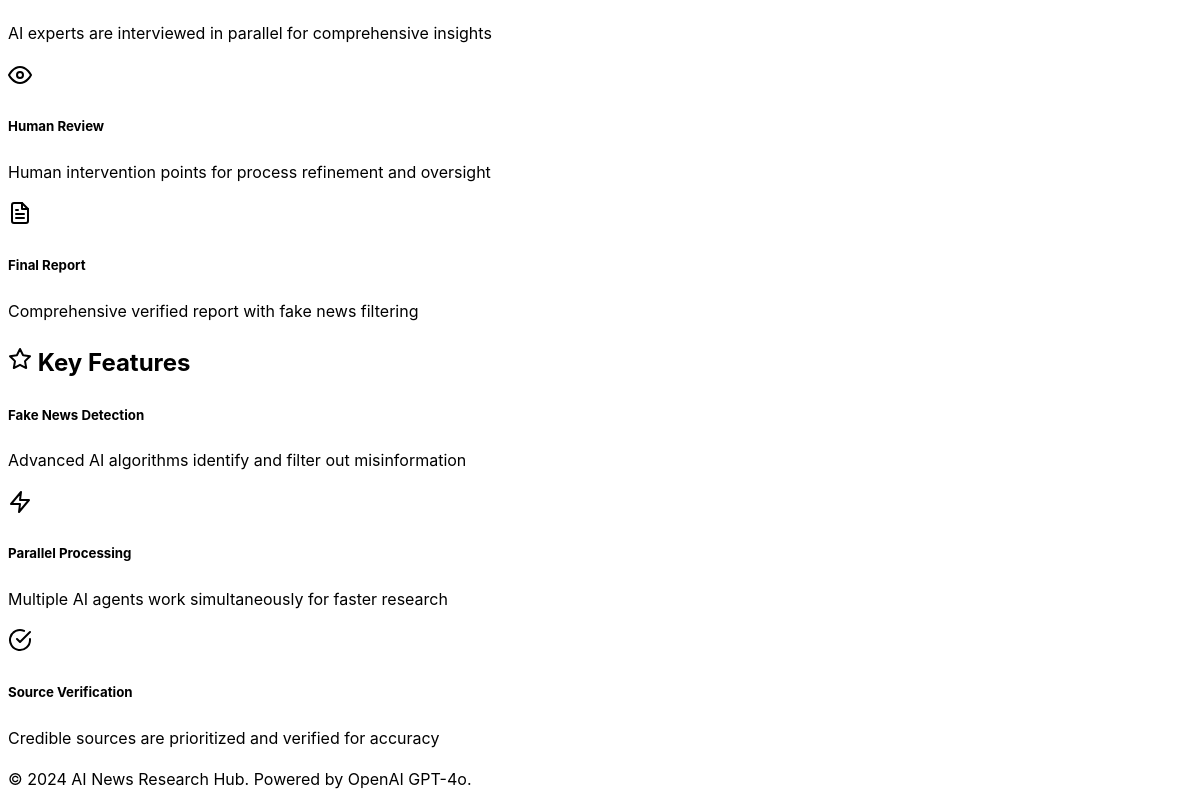
Before: / (lower part) with the older database file.
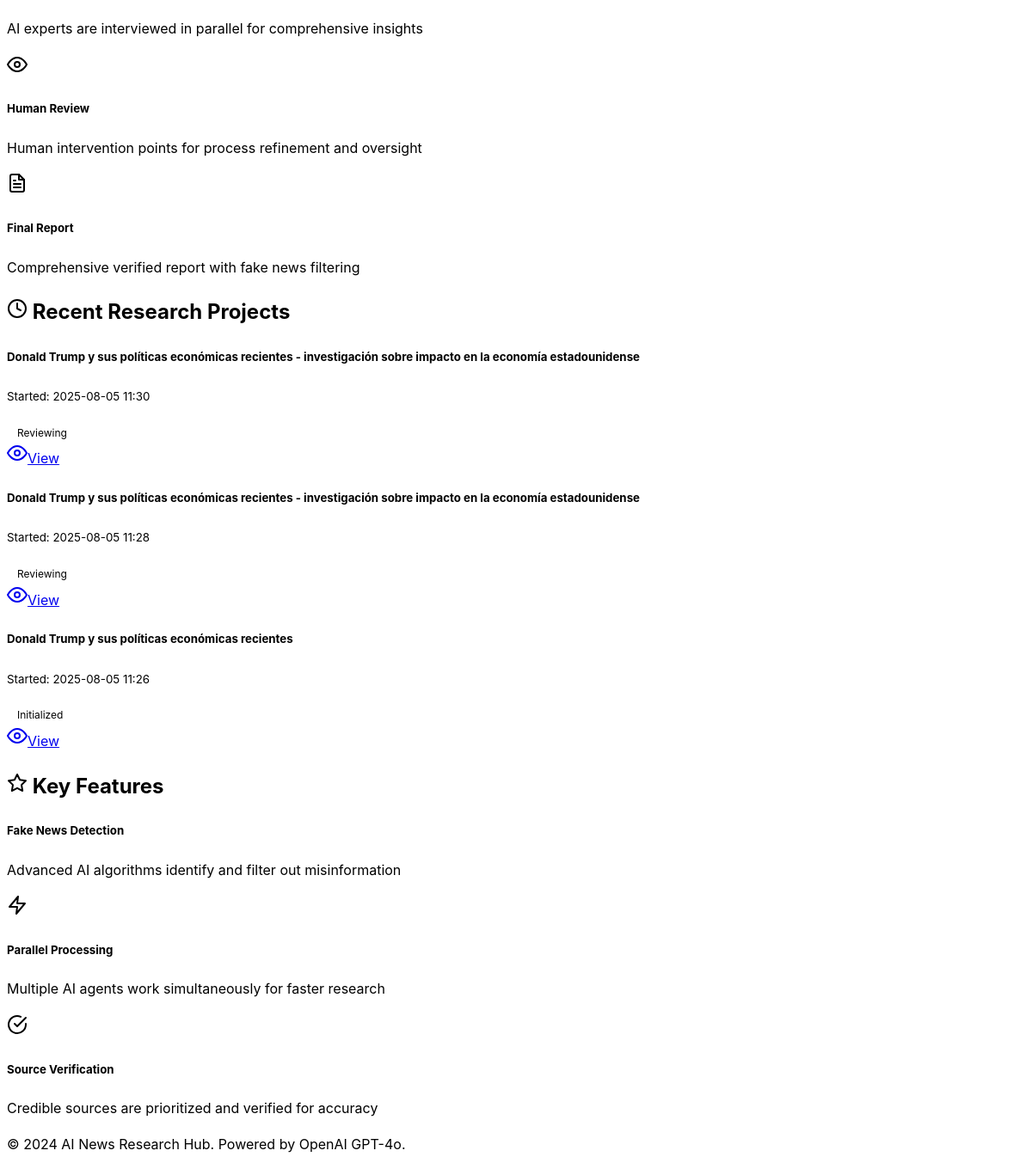
After: the same page with the newer database file.
### models.py (models this page shows)
class ResearchProject(db.Model):
    id = db.Column(db.Integer, primary_key=True)
    topic = db.Column(db.String(500), nullable=False)
    status = db.Column(db.String(50), default='initialized')  # initialized, analyzing, interviewing, reviewing, completed
    created_at = db.Column(db.DateTime, default=datetime.utcnow)
    updated_at = db.Column(db.DateTime, default=datetime.utcnow, onupdate=datetime.utcnow)
    final_report = db.Column(db.Text)
    human_notes = db.Column(db.Text)
    analysts = db.relationship('Analyst', backref='project', lazy=True, cascade='all, delete-orphan')
    interviews = db.relationship('Interview', backref='project', lazy=True, cascade='all, delete-orphan')

### routes.py (the view)
@app.route('/')
def index():
    recent_projects = ResearchProject.query.order_by(ResearchProject.created_at.desc()).limit(5).all()
    return render_template('index.html', recent_projects=recent_projects)

### templates/index.html (shortened to what this page needs)
{% extends "base.html" %}
{% block content %}
<div class="row">
    <div class="col-lg-8 mx-auto">
        <div class="row mb-5">
            <div class="col-md-3 mb-3">
                <div class="card h-100">
                    <div class="card-body text-center">
                        <p class="card-text">AI experts are interviewed in parallel for comprehensive insights</p>
                    </div>
                </div>
            </div>
            <div class="col-md-3 mb-3">
                <div class="card h-100">
                    <div class="card-body text-center">
                        <i data-feather="eye" class="display-6 text-primary mb-3"></i>
                        <h5 class="card-title">Human Review</h5>
                        <p class="card-text">Human intervention points for process refinement and oversight</p>
                    </div>
                </div>
            </div>
            <div class="col-md-3 mb-3">
                <div class="card h-100">
                    <div class="card-body text-center">
                        <i data-feather="file-text" class="display-6 text-primary mb-3"></i>
                        <h5 class="card-title">Final Report</h5>
                        <p class="card-text">Comprehensive verified report with fake news filtering</p>
                    </div>
                </div>
            </div>
        </div>
        {% if recent_projects %}
        <div class="mb-5">
            <h2 class="mb-4">
                <i data-feather="clock" class="me-2"></i>
                Recent Research Projects
            </h2>
            <div class="row">
                {% for project in recent_projects %}
                <div class="col-md-6 mb-3">
                    <div class="card">
                        <div class="card-body">
                            <h5 class="card-title">{{ project.topic }}</h5>
                            <p class="card-text">
                                <small class="text-muted">
                                    Started: {{ project.created_at.strftime('%Y-%m-%d %H:%M') }}
                                </small>
                            </p>
                            <div class="d-flex justify-content-between align-items-center">
                                <span class="badge
                                    {% if project.status == 'completed' %}bg-success
                                    {% elif project.status == 'error' %}bg-danger
                                    {% elif project.status == 'reviewing' %}bg-warning
                                    {% else %}bg-info{% endif %}">
                                    {{ project.status.title() }}
                                </span>
                                <div>
                                    <a href="{{ url_for('project_status', project_id=project.id) }}"
                                       class="btn btn-sm btn-outline-primary">
                                        <i data-feather="eye" class="me-1"></i>View
                                    </a>
                                </div>
                            </div>
                        </div>
                    </div>
                </div>
                {% endfor %}
            </div>
        </div>
        {% endif %}
        <div class="row">
            <div class="col-12">
                <h2 class="mb-4 text-center">
                    <i data-feather="star" class="me-2"></i>
                    Key Features
                </h2>
            </div>
            <div class="col-md-4 mb-3">
                <div class="card h-100">
                    <div class="card-body">
                        <div class="d-flex align-items-center mb-3">
                            <h5 class="card-title mb-0">Fake News Detection</h5>
                        </div>
                        <p class="card-text">Advanced AI algorithms identify and filter out misinformation</p>
                    </div>
                </div>
            </div>
            <div class="col-md-4 mb-3">
                <div class="card h-100">
                    <div class="card-body">
                        <div class="d-flex align-items-center mb-3">
                            <i data-feather="zap" class="text-warning me-2"></i>
                            <h5 class="card-title mb-0">Parallel Processing</h5>
                        </div>
                        <p class="card-text">Multiple AI agents work simultaneously for faster research</p>
                    </div>
                </div>
            </div>
            <div class="col-md-4 mb-3">
                <div class="card h-100">
                    <div class="card-body">
                        <div class="d-flex align-items-center mb-3">
                            <i data-feather="check-circle" class="text-info me-2"></i>
                            <h5 class="card-title mb-0">Source Verification</h5>
                        </div>
                        <p class="card-text">Credible sources are prioritized and verified for accuracy</p>
                    </div>
                </div>
            </div>
        </div>
    </div>
</div>
{% endblock %}

### templates/base.html (shortened to what this page needs)
<!DOCTYPE html>
<html lang="en" data-bs-theme="dark">
<head>
    <link href="https://cdn.replit.com/agent/bootstrap-agent-dark-theme.min.css" rel="stylesheet">
    <link rel="stylesheet" href="{{ url_for('static', filename='css/style.css') }}">
</head>
<body>
    <main class="container my-4">
        {% block content %}{% endblock %}
    </main>
    <footer class="bg-secondary mt-5 py-4">
        <div class="container text-center">
            <p class="mb-0">&copy; 2024 AI News Research Hub. Powered by OpenAI GPT-4o.</p>
        </div>
    </footer>
</body>
</html>

### static/css/style.css (style rules this page uses)
:root { --research-primary: #0066cc; --research-success: #28a745; --research-warning: #ffc107; --research-danger: #dc3545; --research-info: #17a2b8; }
body { font-family: -apple-system, BlinkMacSystemFont, 'Segoe UI', 'Roboto', 'Helvetica Neue', Arial, sans-serif; line-height: 1.6; }
.card { transition: transform 0.2s ease-in-out, box-shadow 0.2s ease-in-out; border-radius: 0.5rem; }
.badge { font-size: 0.75rem; padding: 0.5rem 0.75rem; }
[data-bs-theme="dark"] .card { background-color: var(--bs-gray-800); }

Changed rows visible on the page:
added ResearchProject: topic "Donald Trump y sus políticas económicas recientes - investigación sobre impacto en la economía estadounidense", created_at "2025-08-05 11:30", status "Reviewing"
added ResearchProject: topic "Donald Trump y sus políticas económicas recientes - investigación sobre impacto en la economía estadounidense", created_at "2025-08-05 11:28", status "Reviewing"
added ResearchProject: topic "Donald Trump y sus políticas económicas recientes", created_at "2025-08-05 11:26", status "Initialized"
Other visible differences:
text now shown: "Recent Research Projects"
